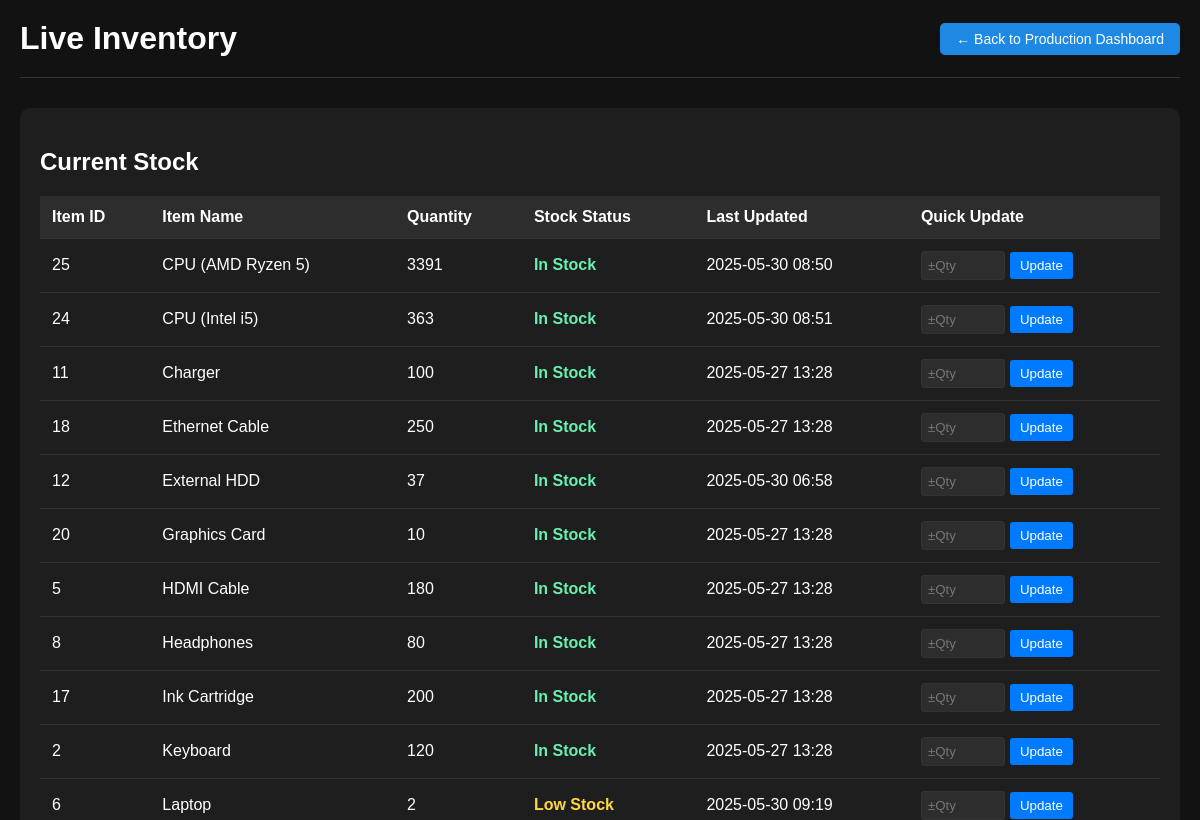
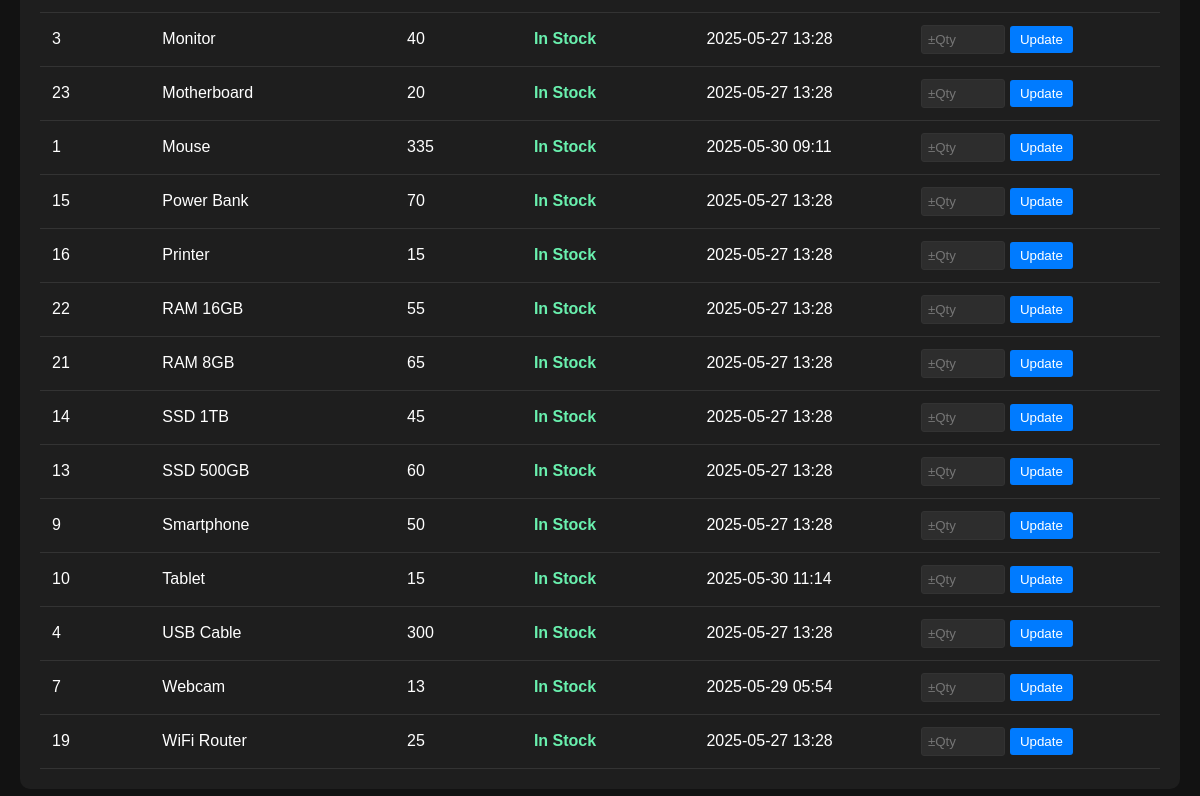
The page /live-inventory (signed in) on the database as committed earlier (2 pictures, top to bottom).
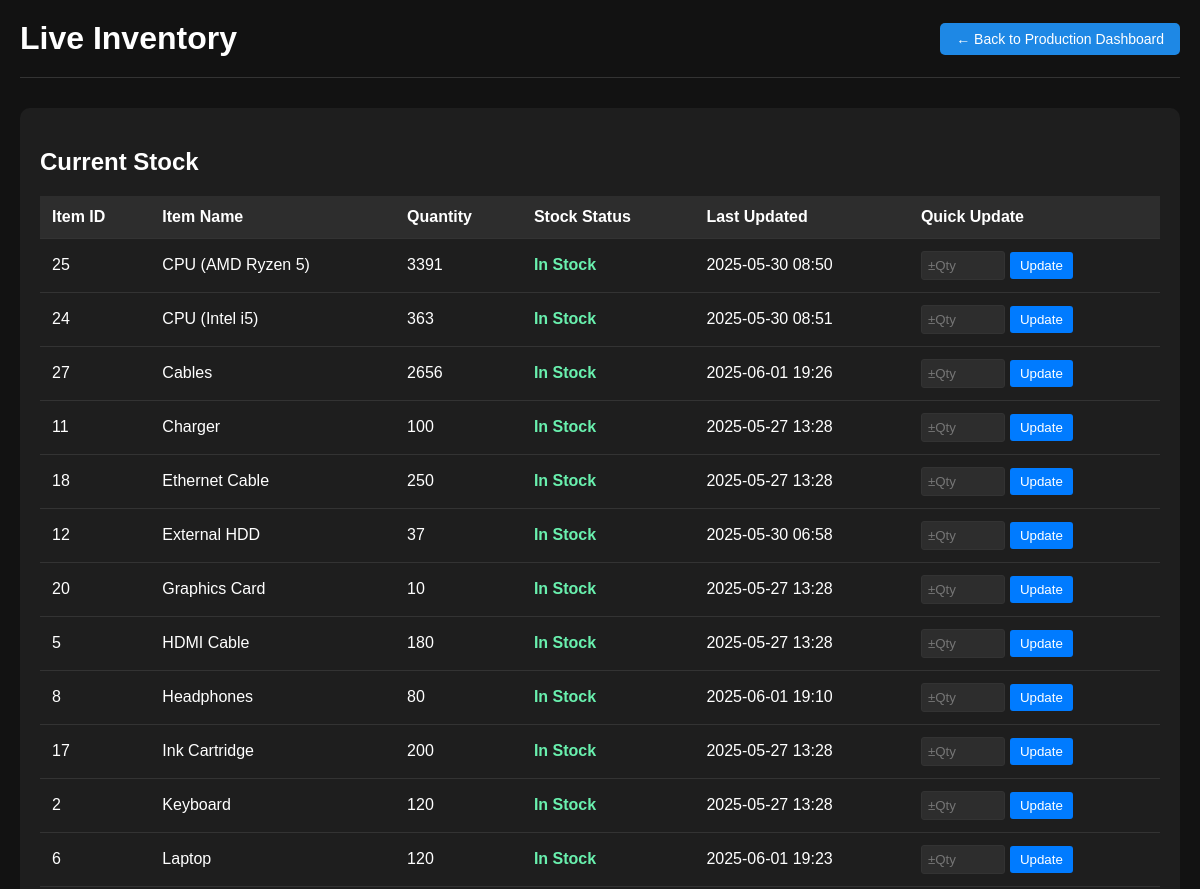
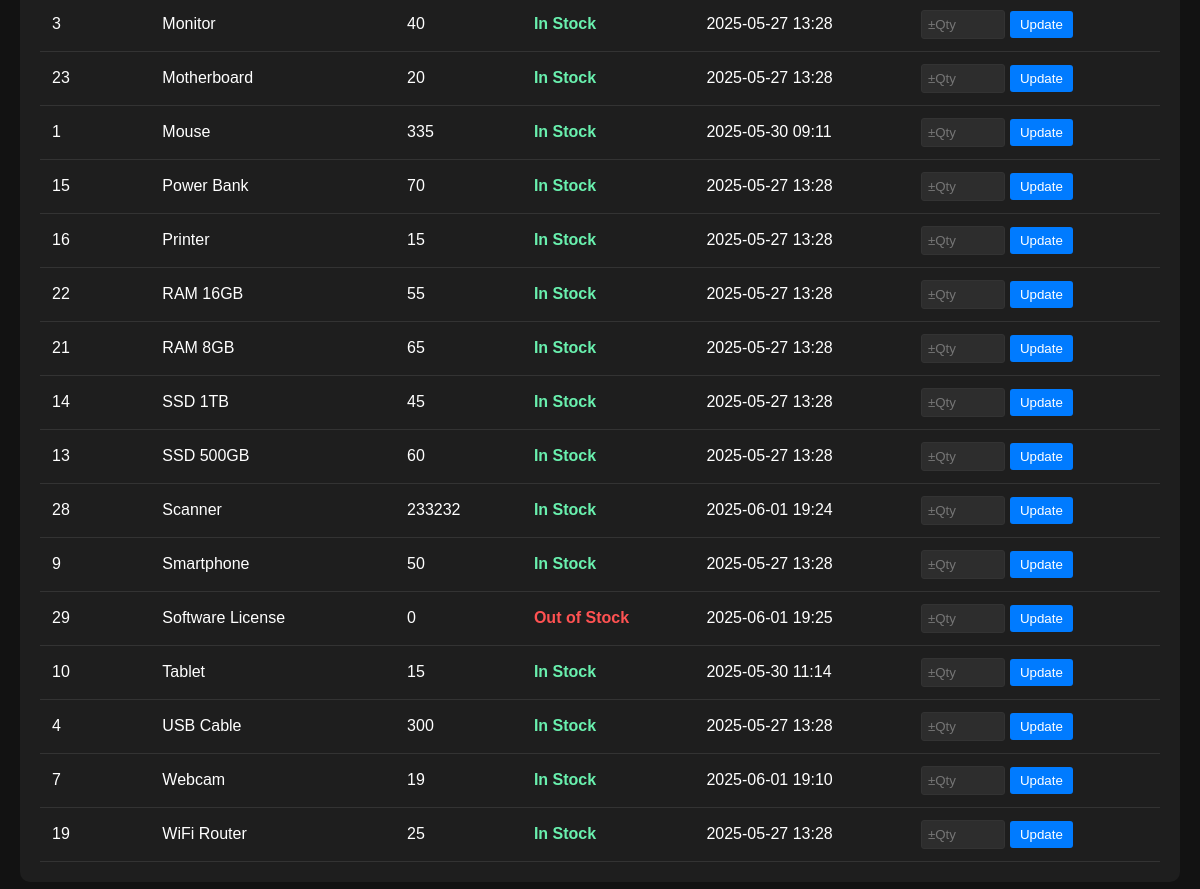
The same page on the database as committed later (2 pictures, top to bottom).
### models.py (models this page shows)
class Inventory(db.Model):
    id = db.Column(db.Integer, primary_key=True)
    item_name = db.Column(db.String(100), unique=True, nullable=False)  # e.g., "Mouse", "Monitor"
    stock_quantity = db.Column(db.Integer, nullable=False, default=0)   # Available quantity
    low_stock_threshold = db.Column(db.Integer, default=5)  # 🔔 For low stock alerts
    last_updated = db.Column(db.DateTime, default=datetime.utcnow, onupdate=datetime.utcnow)

### app.py (the view)
@app.route('/live-inventory')
@login_required
def live_inventory():
    try:
        inventory_items = Inventory.query.order_by(Inventory.item_name).all()
    except Exception as e:
        flash(f"Error fetching inventory: {str(e)}", "error")
        inventory_items = []
    return render_template('production_live_inventory.html', inventory_items=inventory_items, title="Live Inventory")

### app.py (called while the page is built)
@login_manager.user_loader
def load_user(user_id):
    return User.query.get(int(user_id))

@app.after_request
def add_header(response):
    response.headers["Cache-Control"] = "no-cache, no-store, must-revalidate, private"
    response.headers["Pragma"] = "no-cache"
    response.headers["Expires"] = "-1"
    return response

### templates/production_live_inventory.html (shortened to what this page needs)
<!DOCTYPE html>
<html lang="en">
<head>
</head>
<body>
    <div class="container">
        <div class="header">
            <h1>Live Inventory</h1>
            <div class="back-button">
                <a href="{{ url_for('production_page') }}">← Back to Production Dashboard</a>
            </div>
        </div>
        <div class="table-container">
            <h2>Current Stock</h2>
            {% if inventory_items %}
            <table>
                <thead>
                    <tr>
                        <th>Item ID</th>
                        <th>Item Name</th>
                        <th>Quantity</th>
                        <th>Stock Status</th>
                        <th>Last Updated</th>
                        <th>Quick Update</th>
                    </tr>
                </thead>
                <tbody>
                    {% for item in inventory_items %}
                    <tr>
                        <td>{{ item.id }}</td>
                        <td>{{ item.item_name }}</td>
                        <td>{{ item.stock_quantity }}</td>
                        <td>
                            {% if item.stock_quantity == 0 %}
                                <span class="status-out-of-stock">Out of Stock</span>
                            {% elif item.stock_quantity <= item.low_stock_threshold %}
                                <span class="status-low-stock">Low Stock</span>
                            {% else %}
                                <span class="status-in-stock">In Stock</span>
                            {% endif %}
                        </td>
                        <td>{{ item.last_updated.strftime('%Y-%m-%d %H:%M') if item.last_updated else 'N/A' }}</td>
                        <td>
                            <form method="POST" action="{{ url_for('update_stock') }}" style="display: flex; align-items: center; gap: 5px;">
                                <input type="number" name="quantity" placeholder="±Qty" style="width: 70px; padding: 6px; border-radius: 3px; border: 1px solid #333; background-color: #2d2d2d; color: #fff;" required>
                                <button type="submit" style="padding: 6px 10px; background-color: #007bff; color: white; border: none; border-radius: 3px; cursor: pointer;">Update</button>
                            </form>
                        </td>
                    </tr>
                    {% endfor %}
                </tbody>
            </table>
            {% else %}
            <div class="no-items">
                <p>No items currently in inventory.</p>
            </div>
            {% endif %}
        </div>
    </div>
</body>
</html>

Rows that differ between the two databases and show on the page:
added Inventory: id "27", item_name "Cables", stock_quantity "2656", low_stock_threshold "In Stock", last_updated "2025-06-01 19:26"
changed Inventory "Headphones": last_updated "2025-05-27 13:28" → "2025-06-01 19:10"
changed Inventory "Laptop": stock_quantity "2" → "120"; last_updated "2025-05-30 09:19" → "2025-06-01 19:23"; stock_quantity "Low Stock" → "In Stock"
added Inventory: id "28", item_name "Scanner", stock_quantity "233232", low_stock_threshold "In Stock", last_updated "2025-06-01 19:24"
added Inventory: id "29", item_name "Software License", stock_quantity "0", shows "Out of Stock", last_updated "2025-06-01 19:25"
changed Inventory "Webcam": stock_quantity "13" → "19"; last_updated "2025-05-29 05:54" → "2025-06-01 19:10"
